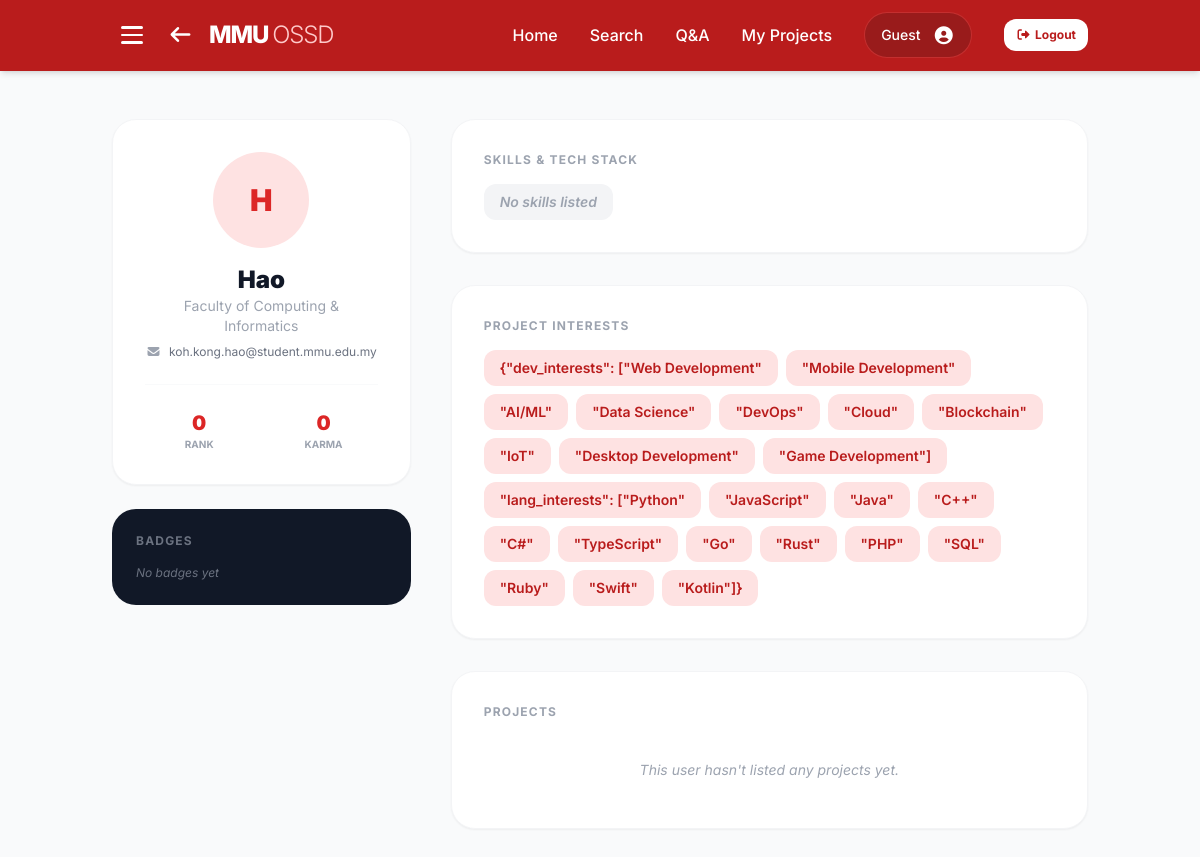
The page /user/1 on the database as committed earlier.
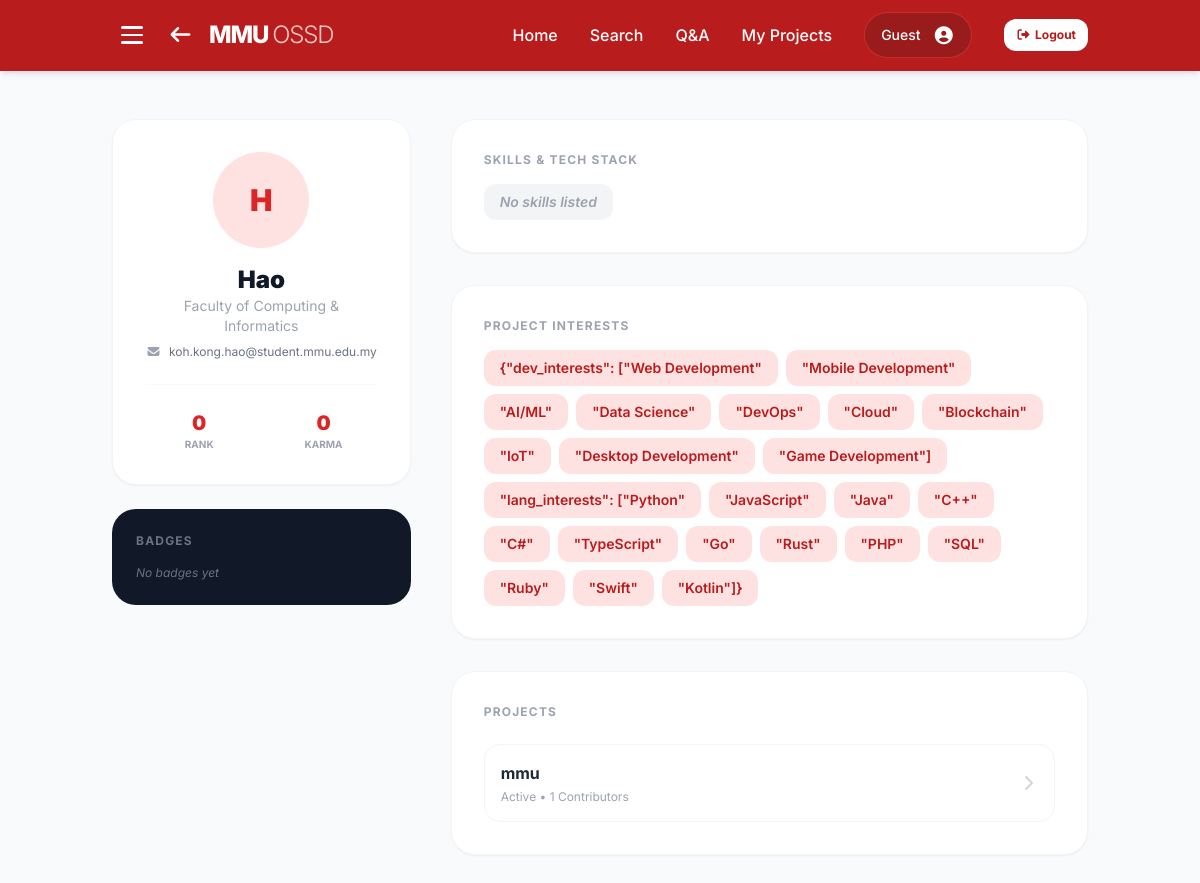
The same page on the database as committed later.
### website/models.py (models this page shows)
class Project(db.Model):
    __tablename__ = 'projects'
    id = db.Column(db.Integer, primary_key=True, autoincrement=True)
    user_id = db.Column(db.Integer, db.ForeignKey('users.id', ondelete='CASCADE'), nullable=False)
    project_name = db.Column(db.String(255), nullable=False)
    description = db.Column(db.Text, default='')
    status = db.Column(db.String(50), nullable=False, default='Active')
    repo_url = db.Column(db.String(255), default='')
    languages = db.Column(db.String(255), default='')
    roles_needed = db.Column(db.String(255), default='')
    contributors = db.Column(db.String(50), default='1')
    created_at = db.Column(db.DateTime, nullable=False, default=datetime.utcnow)
    views = db.Column(db.Integer, default=0)
    images = db.relationship('ProjectImage', backref='project', lazy=True, cascade='all, delete-orphan')
    suggestions = db.relationship('Suggestion', backref='project', lazy=True, cascade='all, delete-orphan')
    members = db.relationship('ProjectMember', backref='project', lazy='subquery', cascade='all, delete-orphan')
    stars = db.relationship('ProjectStar', backref='project', lazy=True, cascade='all, delete-orphan')

### website/views.py (the view)
@views.route('/user/<int:user_id>')
def view_user_profile(user_id):
    user = User.query.get_or_404(user_id)
    return render_template("User_Profile.html", profile_user=user, current_user=get_current_user())

### website/views.py (called while the page is built)
def get_current_user():
    email = session.get('user_email', 'student@mmu.edu.my')
    user = User.query.filter_by(email=email).first()
    return user

### website/templates/User_Profile.html (shortened to what the changed rows need)
<!DOCTYPE html>
<html lang="en">
<head>
    <script src="https://cdn.tailwindcss.com"></script>
    <link href="https://cdnjs.cloudflare.com/ajax/libs/font-awesome/7.0.1/css/all.min.css" rel="stylesheet">
</head>
<body class="bg-gray-50 text-gray-900">
    <nav class="bg-red-700 text-white shadow-md sticky top-0 z-50">
        <div class="container mx-auto px-6 py-3 flex items-center justify-between">
            <div class="flex items-center gap-4">
                <a href="{{ url_for('views.home') }}" class="hover:opacity-80 transition flex items-center gap-4">
                    <h1 class="text-2xl font-extrabold tracking-tighter">
                        MMU <span class="font-light text-red-200">OSSD</span>
                    </h1>
                </a>
            </div>
        </div>
    </nav>
    <main class="container mx-auto px-6 py-12 fade-in">
        <div class="grid grid-cols-1 lg:grid-cols-3 gap-10">
            <div class="space-y-6">
                <div class="bg-white p-8 rounded-3xl shadow-sm border border-gray-100 text-center">
                    <h2 class="text-2xl font-black">{{ profile_user.name }}</h2>
                </div>
            </div>
            <div class="lg:col-span-2 space-y-8">
                <section class="bg-white p-8 rounded-3xl border border-gray-100 shadow-sm">
                    <div id="display-interests" class="flex flex-wrap gap-2">
                        {% if profile_user.interests %}
                            {% for interest in profile_user.interests.split(',') %}
                                {% if interest.strip() %}
                                    <span class="bg-red-100 px-4 py-2 rounded-xl text-sm font-semibold text-red-700">{{ interest.strip() }}</span>
                                {% endif %}
                            {% endfor %}
                        {% else %}
                            <span class="bg-gray-100 px-4 py-2 rounded-xl text-sm font-semibold text-gray-400 italic">No interests set</span>
                        {% endif %}
                    </div>
                </section>
                <section class="bg-white p-8 rounded-3xl border border-gray-100 shadow-sm">
                    <div id="projects-list" class="space-y-4">
                        {% if profile_user.projects %}
                            {% for project in profile_user.projects %}
                            <a href="{{ url_for('views.project_page', project_id=project.id) }}" class="block">
                                <div class="flex items-center justify-between p-4 border border-gray-100 rounded-2xl hover:bg-red-50 hover:border-red-200 transition cursor-pointer">
                                    <div>
                                        <h4 class="font-bold text-gray-800">{{ project.project_name }}</h4>
                                        <p class="text-xs text-gray-400 mt-1">{{ project.status }} • {{ project.contributors }} Contributors</p>
                                    </div>
                                    <i class="fas fa-chevron-right text-gray-300"></i>
                                </div>
                            </a>
                            {% endfor %}
                        {% else %}
                            <div class="text-gray-400 text-sm italic text-center py-4">This user hasn't listed any projects yet.</div>
                        {% endif %}
                    </div>
                </section>
            </div>
        </div>
    </main>
</body>
</html>

Rows that differ between the two databases and show on the page:
added Project: project_name "mmu", status "Active", contributors "1"
Other text that changed with them:
text no longer shown: "This user hasn't listed any projects yet."
